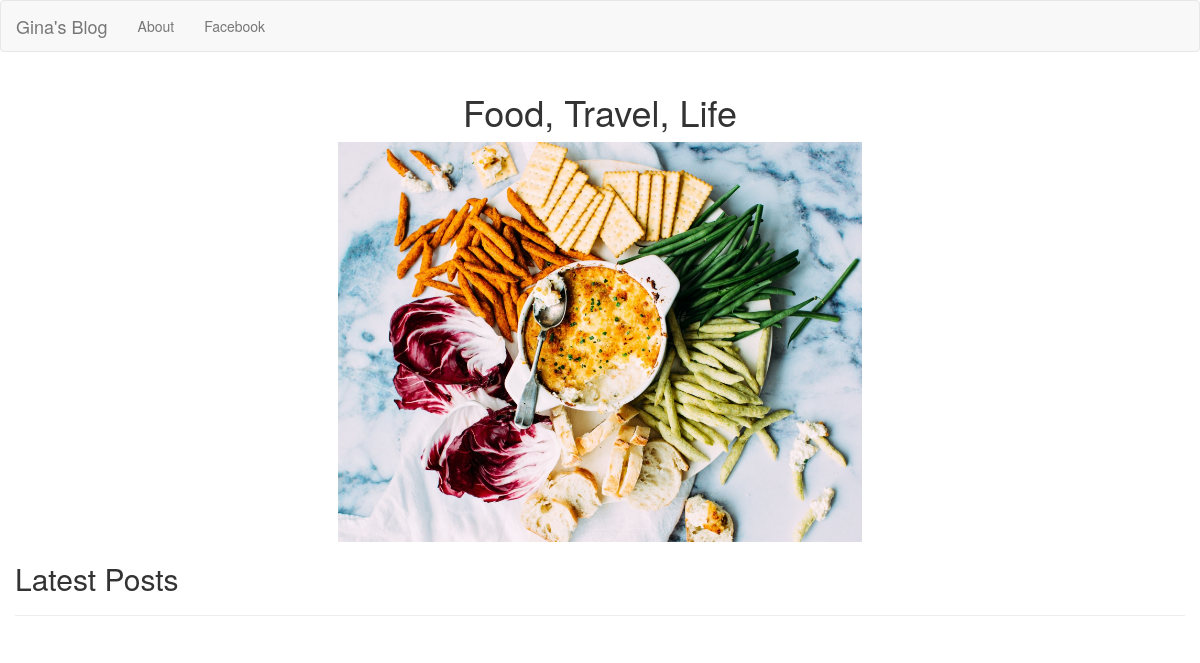
Before: / with the older database file.
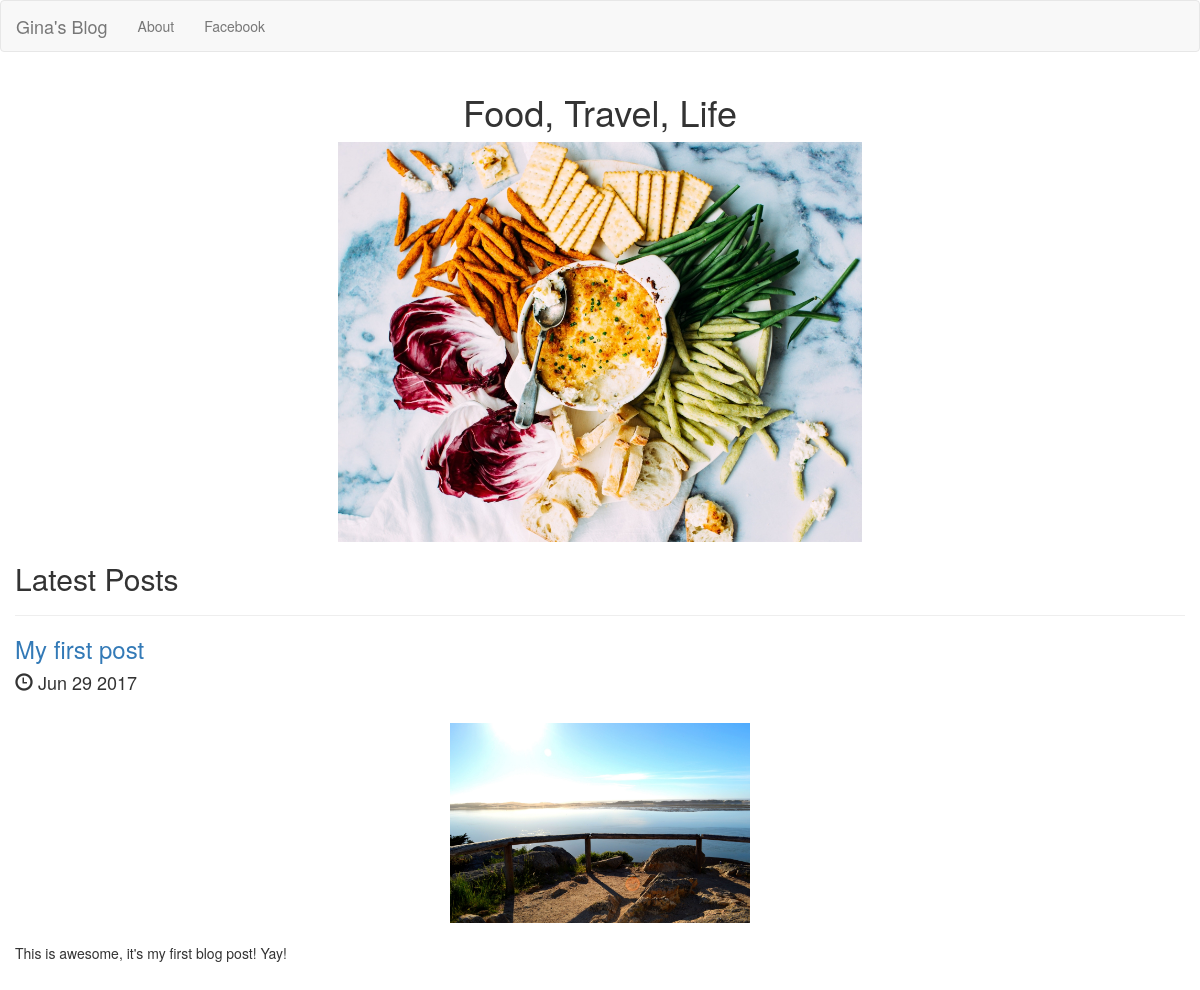
After: the same page with the newer database file.
### posts/models.py (models this page shows, shortened)
class Post(models.Model):
    title = models.CharField(max_length=256)
    publish_date = models.DateTimeField()
    image = models.ImageField(upload_to='media/')
    body = models.TextField()
    def pub_date(self):
        return self.publish_date.strftime('%b %e %Y')
    def summary(self):
        return self.body[:100]

### posts/views.py (the view)
# urls.py: 2. Add a URL to urlpatterns:  url(r'^$', views.home, name='home')
def home(request):
    posts = Post.objects.order_by('-publish_date')
    return render(request, 'posts/home.html', {'posts': posts})

### posts/templates/posts/home.html (shortened to what this page needs)
<!DOCTYPE html>
<html lang="en">
  <head>
    <link rel="stylesheet" href="https://maxcdn.bootstrapcdn.com/bootstrap/3.3.7/css/bootstrap.min.css">
  </head>
  <body>
    <nav class="navbar navbar-default">
        <div class="container-fluid">
            <div class="navbar-header">
                <a class="navbar-brand" href="{% url 'home' %}">Gina's Blog</a>
            </div>
            <div class="collapse navbar-collapse" id="mynav">
                <ul class="nav navbar-nav">
                    <li><a>About</a></li>
                    <li><a>Facebook</a></li>
                </ul>
            </div>
        </div>
    </nav>
    <div class="container-fluid">
        <h1 class="text-center">Food, Travel, Life</h1>
        {% load static %}
        <img src="{% static 'posts/home.jpg' %}" class="img-responsive center-block" style="max-height:400px;"/>
        <h2>Latest Posts</h2>
        <hr />
        {% for post in posts.all %}
            <a href="{% url 'post_detail' post.id %}"><h3>{{ post.title }}</h3></a>
            <h4><span class="glyphicon glyphicon-time" aria-hidden="true"></span> {{ post.pub_date }}</h4>
            <br>
            <img src="{{ post.image.url }}" class="img-responsive center-block" style="max-height:200px;"/>
            <br>
            <p>{{ post.summary }}</p>
            <br>
            <br>
        {% endfor %}
    </div>
  </body>
</html>

Changed rows visible on the page:
added Post: title "My first post", pub_date "Jun 29 2017", image (picture), summary "This is awesome, it's my first blog post! Yay!"
